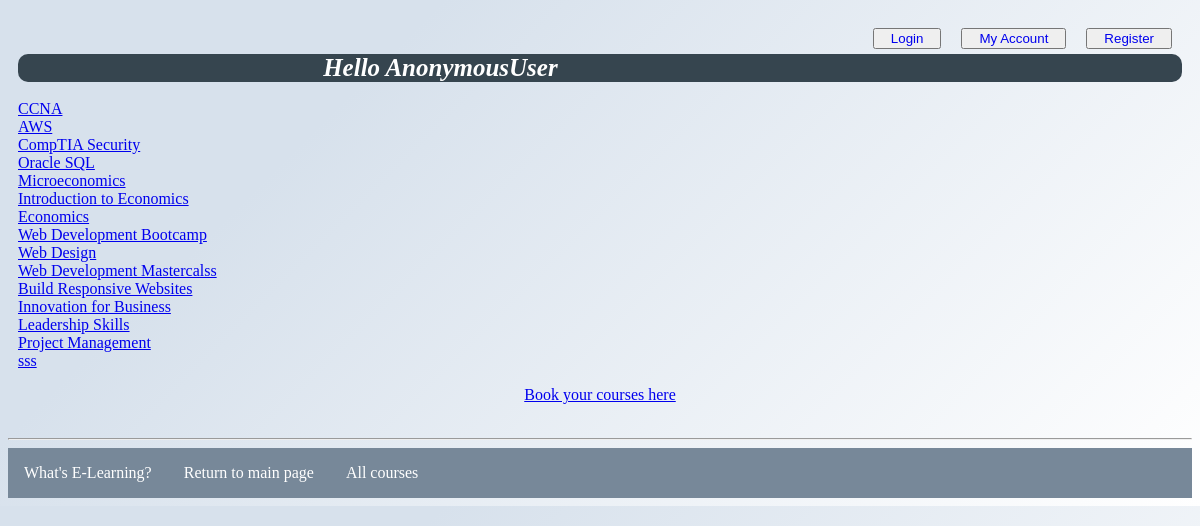
Screenshot of /myapp/courses with the database file from the repository.
### myapp/models.py (models this page shows, shortened)
class Course(models.Model):
    topic = models.ForeignKey(Topic, related_name='courses', on_delete=models.CASCADE)
    name = models.CharField(max_length=200)
    price = models.DecimalField(max_digits=10, decimal_places=2, validators=[validate_price])
    for_everyone = models.BooleanField(default=True)
    description = models.TextField(max_length=300, null=True, blank=True)
    interested = models.PositiveIntegerField(default=0)
    stages = models.PositiveIntegerField(default=3)

### myapp/views.py (the view)
# urls.py: path(r'courses', views.courses, name='courses'),
def courses(request):
    courlist = Course.objects.all().order_by('id')
    return render(request, 'myapp/courses.html', {'courlist': courlist})

### myapp/templates/myapp/courses.html
{% extends 'myapp/base.html' %}
{% block body_block %}
    {% for course in courlist %}
    <a href = "{% url 'myapp:coursedetail' course.id %}">{{ course.name }}</a>
        <br/>
    {% endfor %}
    <p class="order_button" style="text-align:center" ><a href="{% url 'myapp:place_order' %}">Book your courses here </a></p>
{% endblock %}

### myapp/templates/myapp/base.html (shortened to what this page needs)
<!DOCTYPE html>
{% load static %}
<html>
    <head>
        <link rel="stylesheet" type="text/css" href="{% static 'myapp/style.css' %}"/>
 </head>
 <body>
     <div style="padding: 10px;">
         {% if user.is_authenticated %}
         <button style="float:right; margin: 10px;" class="btn btn-light">
            <a style=" text-decoration: none; padding: 10px; " href="{% url 'myapp:logout' %}">Logout</a>
        </button>
            <button style="float:right; margin: 10px;" class="btn btn-light">
                <a style=" text-decoration: none; padding: 10px; " href="{% url 'myapp:myaccount' %}">My Account</a>
            </button>
         {% else %}
         <button style="float:right; margin: 10px;" class="btn btn-light">
            <a style=" text-decoration: none; padding: 10px; " href="{% url 'myapp:register' %}">Register</a>
        </button>
            <button style="float:right; margin: 10px;" class="btn btn-light">
                <a style=" text-decoration: none; padding: 10px; " href="{% url 'myapp:myaccount' %}">My Account</a>
            </button>
            <button style="float:right; margin: 10px;" class="btn btn-light">
                <a style=" text-decoration: none; padding: 10px; " href="{% url 'myapp:login' %}">Login</a>
            </button>
         {% endif %}
        <br/>
        <br>
         <h1 class="container col-lg-5" style="margin: 0px; border-radius: 10px;">
            {% block myhdg %}Hello {{ user }} {% endblock %}
         </h1>
            <br>
         {% block body_block %}*** {% endblock %}
     </div>
     <hr />
     <div>
         <ul>
             <li class="hbar1"><a href="{% url 'myapp:about' %}">What's E-Learning?</a></li>
             <li class="hbar1"><a href = "{% url 'myapp:index' %}">Return to main page</a></li>
             <li class="hbar1"><a href = "{% url 'myapp:courses' %}">All courses</a></li>
         </ul>
    </div>
 </body>
</html>

### myapp/static/myapp/style.css (style rules this page uses)
body { background-color: #ffffff; background-image: linear-gradient(315deg, #ffffff 0%, #d7e1ec 74%); font-family: 'Times New Roman', Times, serif; }
h1 { background-color: #36454F; color: white; text-align: center; font-size: 25px; font-style: italic; font-family: 'Times New Roman', Times, serif; }
ul { list-style-type: none; margin: 0; padding: 0; overflow: hidden; background-color: #778899 ; }
.hbar1 { float: left; }
.hbar1 a { display: block; color: white; text-align: center; padding-top: 10px; padding:16px; text-decoration: none; }

### rows the page displays
Course: name "CCNA"
Course: name "AWS"
Course: name "CompTIA Security"
Course: name "Oracle SQL"
Course: name "Microeconomics"
Course: name "Introduction to Economics"
Course: name "Economics"
Course: name "Web Development Bootcamp"
Course: name "Web Design"
Course: name "Web Development Mastercalss"
Course: name "Build Responsive Websites"
Course: name "Innovation for Business"
Course: name "Leadership Skills"
Course: name "Project Management"
Course: name "sss"

### other values shown
{{ user }} "AnonymousUser"
